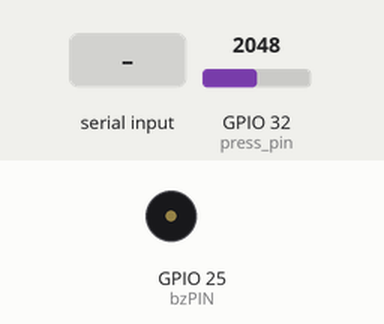
Recording of a sketch running on a simulated ESP32. On the bench: buzzer (waves = sounding). The inputs (shaded band) are chosen by the test bench; at power-on: GPIO 32 (press_pin) = 2048. What the sketch prints to the serial monitor is not drawn.

Above: at 1.2 s.
1.3 s: "B" received over Serial
At 1.6 s:
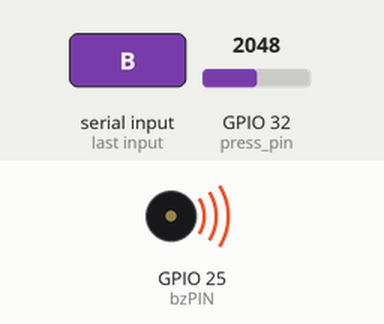
3.8 s: GPIO 32 (press_pin) set to 0
Timing chart, 0 to 6.8 s (numbered marks = the images above; inputs shaded):
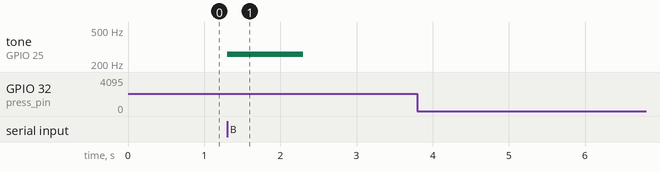

Measured:
- after the input at 1.3 s, tone on GPIO 25 (bzPIN): silent → 261 Hz at once, → silent 1.0 s later
- after the input at 3.8 s, every drawn part: stays the same

The sketch:

handle_f.ino
```cpp
#define press_pin 32 //INA:33 INB:32
float ain,vo,rf;

unsigned long startTime = 0; // タイマー用の変数
const long interval = 2000; // 2秒間のインターバル
unsigned long currentTime = 0;

#define bzPIN 25
#define BEAT 500
byte val; //受け取る

#define DO 261.6  //周波数の記述

void playmusic1() {
      ledcWriteTone(0, DO);
      delay(BEAT);  //鳴る時間
      ledcWriteTone(0, DO);
      delay(BEAT);
      ledcWriteTone(0, 0);
}

void setup() {
   Serial.begin(115200);
  ledcSetup(0, 12000, 8);
  ledcAttachPin(bzPIN, 0);  //ピンとチャンネル指定

  pinMode(press_pin, INPUT);
  startTime = millis();
}

void loop() {
 ain = analogRead(press_pin);
    vo = ain * 3.3 / 4096;//分解能？
    rf = 10000 * vo / (3.3 - vo);
    // Serial.printf("rf = %d\n",rf);

    if (rf == 0) {
        currentTime = millis(); // 現在時刻を取得
      if (currentTime - startTime >= interval){
            Serial.write('B');
            // playmusic1();
        }
    } else {
        // 条件以外ではカウントをリセット
       startTime = millis(); // タイマーをリセット
    }

    delay(100);
  if(Serial.available() > 0){ // 受信データがあるか？
    val = Serial.read();//ser.write(b'B')からのシリアルで送られたものを入れる // 1文字だけ読み込む
      if(val == 'B'){
        playmusic1();// put your setup code here, to run once:
      }
  }
}
```
